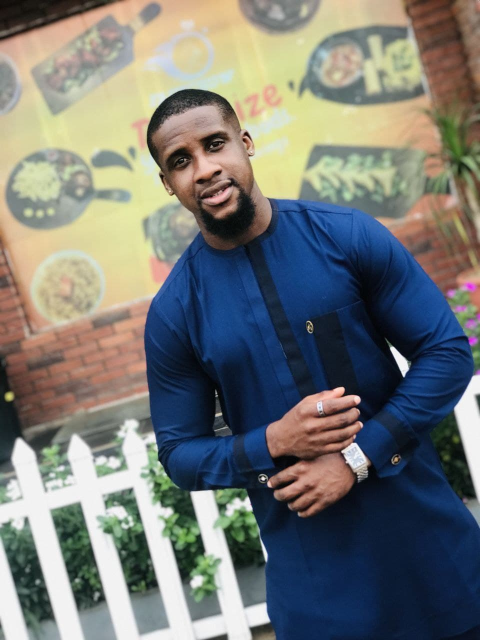
#> input picture pictures/1997.jpg, 960 x 1280 px (shown at 1/2 size)
$ python 'pixel operations.py'
#> lines starting #> are read from the running program, lines starting #| are printed output that depends on the picture; after the words box and inside, x2 and y2 are one past the last pixel; in counts of white or black regions, pixels touching at a corner belong together
import cv2
import numpy as np
# accessing pixel values and modifying them
img = cv2.imread('./pictures/1997.jpg')
#> img is the input picture: shape (1280, 960, 3); mean B, G, R 117.5, 120.3, 117.8
px = img[100, 100]
#> px = [165, 195, 222]
print(px)
#| [165 195 222]
# the BGR value of the pixel above[100,100] is  [165 195 222], so on the image,
# the pixel position 100, 100 is the above
# accessing the blue pixel
blue = img[100, 100, 0]
#> blue = 165
print(blue)
#| 165
# modifying the pixel values
img[100, 100] = [255, 255, 255]
#> img: shape (1280, 960, 3); under 0.01% of pixels changed, all inside (x1, y1, x2, y2) = (100, 100, 101, 101)

# image properties
############################################################
img_file = './pictures/1997.jpg'
img = cv2.imread(img_file, cv2.IMREAD_COLOR) # rgb image
alpha_img = cv2.imread(img_file, cv2.IMREAD_UNCHANGED) # alpha image
gray_img = cv2.imread(img_file, cv2.IMREAD_GRAYSCALE) # greyscale image
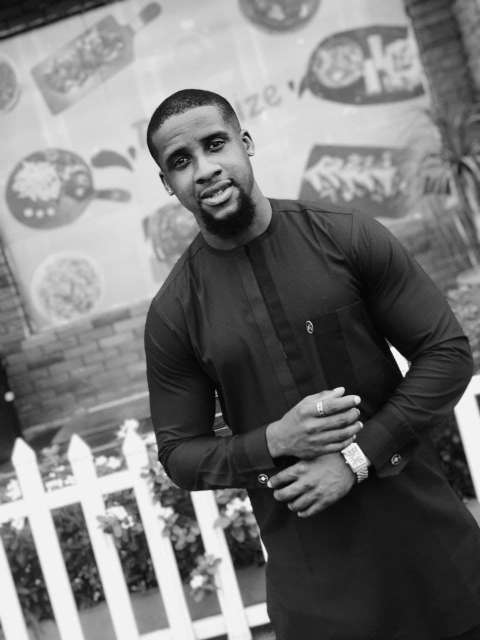
#> gray_img: shape (1280, 960) (shown at 1/2 size); min 0, max 255, mean 119.2
# printing the image.shape shows the rows, columns and channels of each kind of image filter above
# image.dtype gives the data type
# image.size also gives the size
############################################################
# SETTING THE REGION OF THE IMAGE ie selecting certain cropped parts of image
img_file2 = './pictures/finey.jpeg'
img_raw = cv2.imread(img_file2)
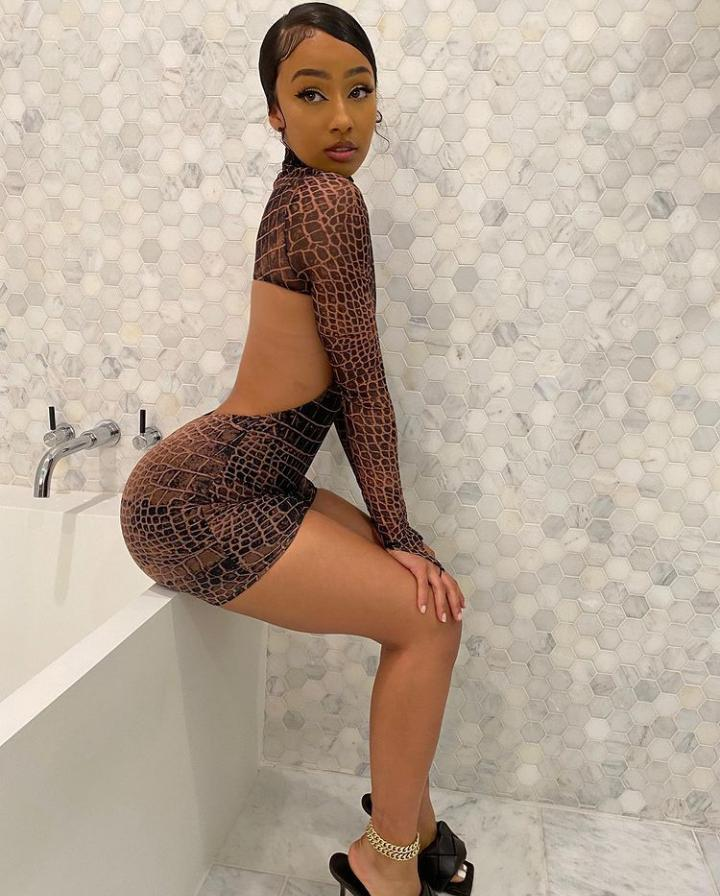
#> input picture pictures/finey.jpeg, 720 x 896 px
#> img_raw is the input picture: shape (896, 720, 3); mean B, G, R 151.8, 167.2, 183.6

#> (the run stopped early here; a loop or call above may not have finished)
